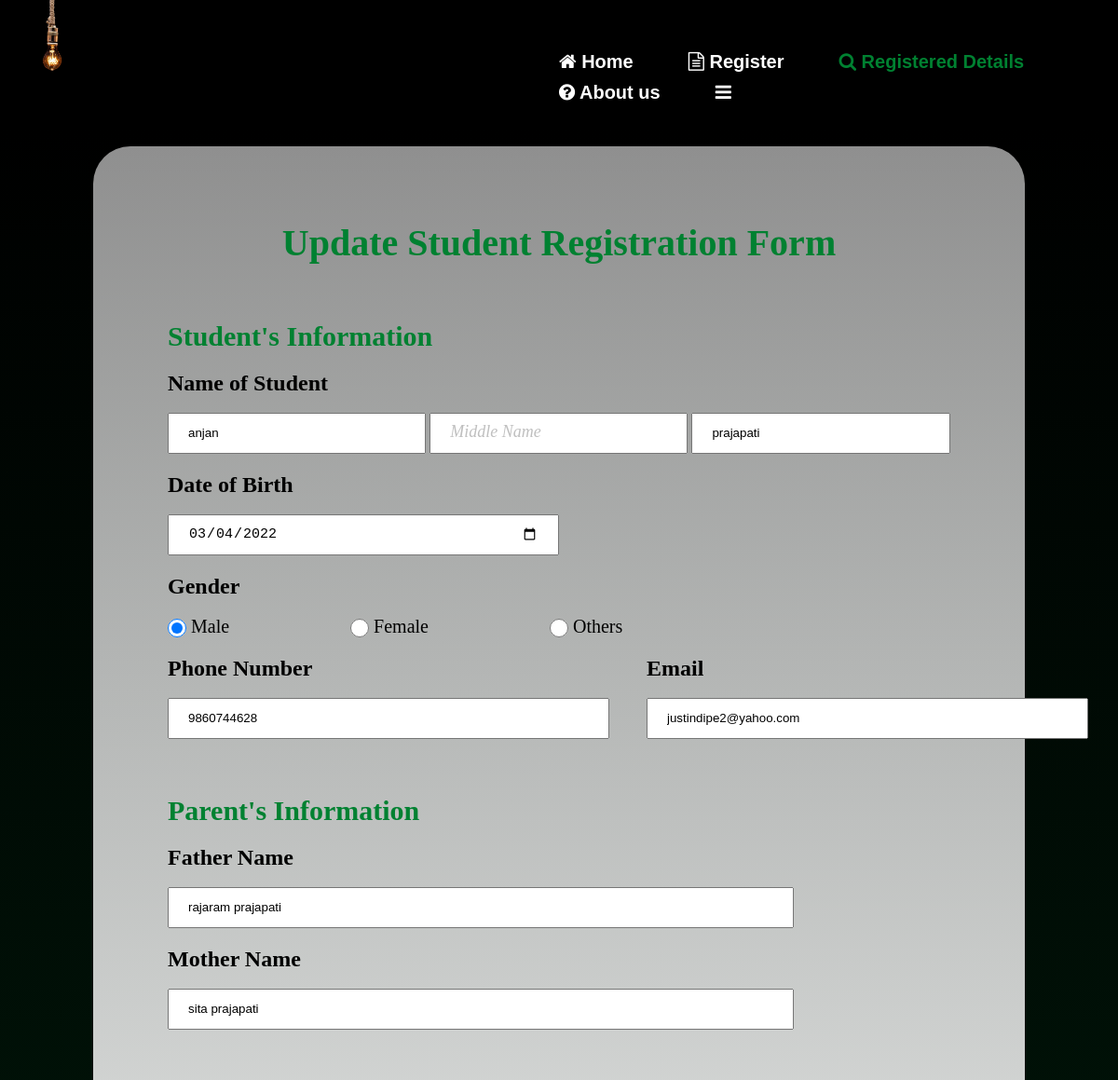
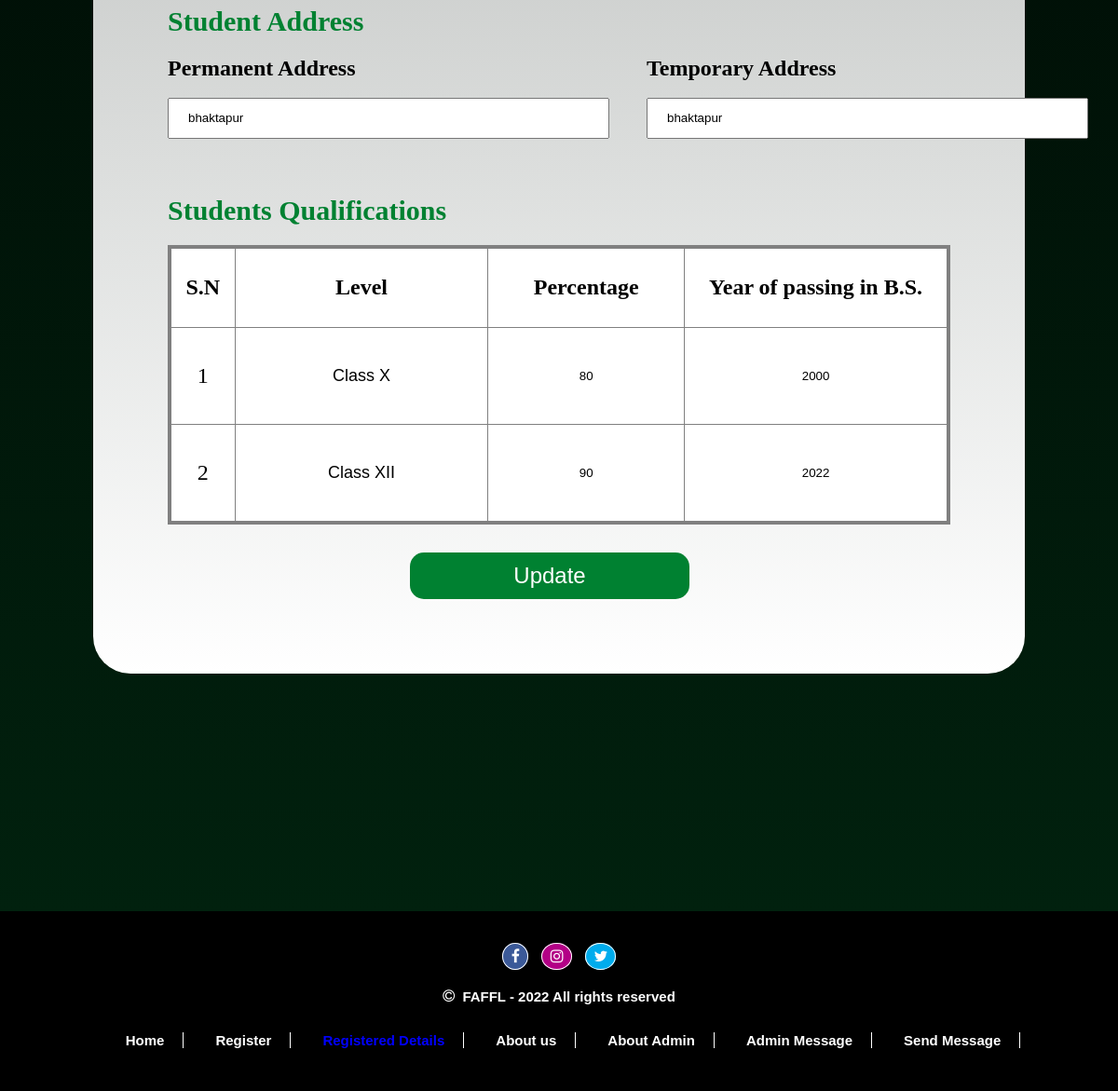
Screenshot of /studentRegistrationSystem/edit.php?id=2 with the database file from the repository (2 pictures, top to bottom).
### tables this page shows
CREATE TABLE `student` (
  `StudentID` int(11) NOT NULL,
  `FirstName` varchar(15) NOT NULL,
  `MiddleName` varchar(15) DEFAULT NULL,
  `LastName` varchar(15) NOT NULL,
  `DateOfBirth` date NOT NULL,
  `Gender` varchar(10) NOT NULL,
  `PhoneNumber` varchar(15) NOT NULL,
  `Email` varchar(255) NOT NULL,
  `PermanentAddress` varchar(40) NOT NULL,
  `TemporaryAddress` varchar(40) NOT NULL,
  `FatherName` varchar(70) NOT NULL,
  `MotherName` varchar(70) NOT NULL
);

CREATE TABLE `qualification` (
  `StudentID` int(11) NOT NULL,
  `Email` varchar(255) NOT NULL,
  `Class-X percentage/grade` varchar(5) NOT NULL,
  `Class-X passing year` varchar(10) NOT NULL,
  `Class-Xii percentage/grade` varchar(5) NOT NULL,
  `Class-Xii passing year` varchar(10) NOT NULL
);

### studentRegistrationSystem/edit.php (the view, shortened to what this page needs)
<!DOCTYPE html>
<html lang="en">
<head>
    <link rel="stylesheet" href="styles.css">
    <link rel="stylesheet" type="text/css" href="font-awesome/css/font-awesome.min.css">
</head>
<body>
    <div id="container">
        <div id="headContainer">
            <div id="bulb">
                <img src="images/bulb.png" width="150px">
            </div>
            <nav>
                <ul>
                    <li><a href="index.php"><i class="fa fa-home"></i> Home</a></li>
                    <li><a href="registrationForm.php"><i class="fa fa-file-text-o"></i> Register</a></li>
                    <li class="active"><a href="details.php"><i class="fa fa-search"></i> Registered Details</a></li>
                    <li><a href="aboutUs.php"><i class="fa fa-question-circle"></i> About us</a></li>
			        <li class="drop-menu"><a href="#"><i class="fa fa-bars"></i></a>
			        </li>
                </ul>
            </nav>
        </div>
        <div id="registration-container-outer">
            <div id="registration-container-inner">
                <?php
                    $servername = 'sql200.infinityfree.com';
                    $username ='if0_38160293';
                    $password ='L0GmvkSsfG1p';
                    $database ='if0_38160293_studentregistrationsystem';
                    $con = mysqli_connect($servername,$username,$password,$database);
                    $id = $_GET['id'];
                    $sql = "SELECT * FROM student,qualification where student.StudentID=$id AND qualification.StudentID=$id";
                    $result = mysqli_query($con,$sql);
                    if($result){
                        $row = mysqli_fetch_assoc($result);
                        $f_name = $row['FirstName'];
                        $m_name = $row['MiddleName'];
                        $l_name = $row['LastName'];
                        $dob = $row['DateOfBirth'];
                        $gender = $row['Gender'];
                        $p_num = $row['PhoneNumber'];
                        $email = $row['Email'];
                        $father_name = $row['FatherName'];
                        $mother_name = $row['MotherName'];
                        $p_address = $row['PermanentAddress'];
                        $t_address = $row['TemporaryAddress'];
                        $x_percentage = $row['Class-X percentage/grade'];
                        $x_year = $row['Class-X passing year'];
                        $xii_percentage = $row['Class-Xii percentage/grade'];
                        $xii_year = $row['Class-Xii passing year'];
                    }
                ?>
                <form action="editaction.php" method="POST">
                    <div id="registration-textfirst">
                        <h1>Update Student Registration Form</h1>
                    </div>
                    <div id="registration-textsecond">
                        <h2 style="margin-top: -50px;">Student's Information</h2>
                    </div>
                    <div id="registration-n-student-outer">
                        <h2>Name of Student</h2><br>
                        <input type="text" placeholder="First Name" name="f_name" id="registration-n-student-inner" class="ns1" value="<?php global $f_name; echo $f_name;?>" max=30 required>
                        <input type="text" placeholder="Middle Name" name="m_name" id="registration-n-student-inner" class="ns2" value="<?php global $m_name; echo $m_name;?>" max=30>
                        <input type="text" placeholder="Last Name" name="l_name" id="registration-n-student-inner" class="ns3" value="<?php global $l_name; echo $l_name;?>" max=30 required>
                    </div>
                    <div id="registration-dob-outer">
                        <h2>Date of Birth</h2><br>
                        <input type="date" placeholder="MM/DD/YYYY" name="dob" id="registration-dob-inner" class="dob1" value="<?php global $dob; echo $dob;?>" min="1979-01-01" max="2022-03-06" required>
                    </div>
                    <div id="registration-gender-outer">
                        <h2>Gender</h2><br>
                        <div id="gender">
                            <div id="male">
                                <p><input type="radio" name="gender" value="male" <?php global $gender; if($gender=="male"){echo 'checked';} ?> required> Male</p>
                            </div>
                            <div id="female">
                                <p><input type="radio" name="gender" value="female" <?php global $gender; if($gender=="female"){echo 'checked';} ?> required>  Female</p>
                            </div>
                            <div id="others">
                                <p><input type="radio" name="gender" value="other" <?php global $gender; if($gender=="other"){echo 'checked';} ?> required>  Others</p>
                            </div>
                        </div>
                    </div>
                    <div id="registration-pnum-and-email-outer">
                        <div id="registration-pnum-outer">
                            <h2>Phone Number</h2><br>
                            <input type="number" placeholder="e.g. 9810202020" name="p_num" size=10 max="9999999999" min="9000000000" id="registration-pnum-and-email-inner" class="registration-pnum-inner" value="<?php global $p_num; echo $p_num;?>" required>
                        </div>
                        <div id="registration-email-outer">
                            <h2>Email</h2><br>
                            <input type="email" placeholder="Enter Email id" name="email" id="registration-pnum-and-email-inner" value="<?php global $email; echo $email;?>" required class="registration-email-inner">
                        </div>
                    </div>
                    <div id="registration-textsecond">
                        <h2>Parent's Information</h2>
                    </div>
                    <div id="registration-n-father-outer">
                        <h2>Father Name</h2><br>
                        <input type="text" placeholder="Father Name" name="father_name" id="registration-parent-inner" class="ns1" max=70 value="<?php global $father_name; echo $father_name;?>" required>
                    </div>
                    <div id="registration-n-mother-outer">
                        <h2>Mother Name</h2><br>
                        <input type="text" placeholder="First Name" name="mother_name" id="registration-parent-inner" class="ns1" max=70 value="<?php global $mother_name; echo $mother_name;?>" required>
                    </div>
                    <div id="registration-textsecond">
                        <h2>Student Address</h2>
                    </div>
                    <div id="registration-address-outer">
                        <div id="permanent_address">
                            <h2>Permanent Address</h2><br>
                            <input type="text" placeholder="Permanent Address" name="p_address" id="registration-address-inner"   value="<?php global $p_address; echo $p_address;?>" required>
                        </div>
                        <div id="temporary_address">
                            <h2>Temporary Address</h2><br>
                            <input type="text" placeholder="Temporary Address" name="t_address" id="registration-address-inner" value="<?php global $t_address; echo $t_address;?>" required>
                        </div>
                    </div>
                    <div id="registration-textsecond">
                        <h2>Students Qualifications</h2>
                    </div>
                    <div id="qualification">
                        <table border="1px">
                            <tr>
                                <th id="table-title">S.N</th>
                                <th id="table-title">Level</th>
                                <th id="table-title">Percentage</th>
                                <th id="table-title">Year of passing in B.S.</th>
                            </tr>
                            <tr>
                                <td>1</td>
                                <td><input type="text" name="x_class" id="x" value="Class X" readonly style="font-size:large; padding: 20px 5px 20px 5px; border: 1px solid white; text-align: center;"></td>
                                <td><input type="text" name="x_percentage" id="percentage" value="<?php global $x_percentage; echo $x_percentage;?>" required></td>
                                <td><input type="text" name="x_year" id="yearr" value="<?php global $x_year; echo $x_year;?>" required></td>
                            </tr>
                            <tr>
                                <td>2</td>
                                <td><input type="text" name="xii_class" id="xii" value="Class XII" readonly style="font-size:large; padding: 20px 5px 20px 5px; border: 1px solid white; text-align: center;"></td>
                                <td><input type="text" name="xii_percentage" id="percentage" value="<?php global $xii_percentage; echo $xii_percentage;?>" required></td>
                                <td><input type="text" name="xii_year" id="yearr" value="<?php global $xii_year; echo $xii_year;?>" required></td>
                            </tr>
                        </table>
                    </div>
                    <div id="buttons">
                        <br>
                        <div id="button1">
                            <button type="submit" value="submit" id="form-buttons" class="form-b" name="sub1">Update</button>
                        </div>
                    </div>
                </form>
            </div>
        </div>
        <div id="footerr">
            <footer>
                    <div class="iconn">
                        <ul class="icon">
                            <li><a href="https:\\www.facebook.com" title="facebook"   style="background-color:#3b5998">
                            <i class="fa fa-facebook"></i></a></li>
                            <li><a href="https:\\www.instagram.com" title="instagram"   style="background-color:#b30086">
                            <i class="fa fa-instagram "></i></a></li>
                            <li><a href="https:\\www.twitter.com" title="twitter"   style="background-color:#00aced">
                            <i class="fa fa-twitter"></i></a></li>
                        </ul>
                    </div>
                    <div id="copyf1">
                        <i class="fa fa-copyright"></i> &nbsp; FAFFL - 2022 All rights reserved
                    </div>
                    <div class="quicknav">
                        <ul id="quicknavi">
                            <li><a href="index.php"> Home</a></li>
                            <li><a href="registrationForm.php"> Register</a></li>
                            <li class="active"><a href="details.php"> Registered Details</a></li>
                            <li><a href="aboutUs.php"> About us</a></li>
                            <li><a href="aboutAdmin.php"> About Admin</a></li>
                            <li><a href="adminMessage.php">  Admin Message</a></li>
                            <li><a href="sendMessage.php">  Send Message</a></li>
                        </ul>
                    </div>
            </footer>
        </div>
    </div>
</body>
</html>

### studentRegistrationSystem/styles.css (style rules this page uses)
* { margin: 0; padding: 0; box-sizing: border-box; }
body { height: 100%; width: 100%; background-color: white; overflow-x: hidden; overflow-y: auto; }
#container { height: 100%; width: 100%; }
#headContainer { display: flex; flex-direction: row; background-color: black; padding-bottom: 20px; }
#bulb { position: relative; z-index: 1; }
nav { margin-top: 20px; z-index: 1; padding-left: 35%; padding-top: 25px; }
nav li { margin-top: 10px; }
nav ul li { list-style: none; display: inline-block; }
nav ul li.active a, nav ul li a:hover, nav ul li a:focus { color:#008131; }
nav ul li a { text-decoration: none; padding: 0 25px 0px 30px; color: white; font-size: 20px; font-family: Arial, Helvetica, sans-serif; font-weight: bold; }
nav ul li.drop-menu { position: relative; }
footer { display: flex; flex-direction: column; justify-content: center; padding: 15px; color: white; background-color :black; }
#copyf1 { display: flex; flex-direction: row; justify-content: center; font-size: 15px; font-family: Arial, Helvetica, sans-serif; font-weight: bold; margin-bottom: 10px; }
.quicknav { text-align: center; }
.quicknav ul li a { text-decoration: none; padding: 0 20px 0px 30px; color: white; font-size: 15px; font-family: Arial, Helvetica, sans-serif; font-weight: bold; border-right:1px white solid; }
.quicknav ul li { list-style: none; display: inline-block; padding-top: 20px; padding-bottom: 30px; }
.quicknav ul li.active a, .quicknav ul li a:hover, .quicknav ul li a:focus { color: blue; }
.iconn { text-align: center; padding-bottom: 20px; padding-top: 20px; }
ul.icon li { list-style: none; display: inline-block; border-right:none; padding:5px; }
ul.icon li a { border:1px solid white; border-radius:100%; padding:5px 8px 5px 9px; }
.fa-facebook { color:white; }
.fa-instagram { color:white; }
.fa-twitter { color:white; }
::placeholder { color: gray; font-size: 18px; font-style: italic; font-family: 'Times New Roman', Times, serif; opacity: 50%; }
#registration-container-outer { min-height: 2000px; min-width: none; padding: 20px 100px 50px 100px; background-image: linear-gradient(black, #01210e); }
#registration-container-inner { background-image: linear-gradient(#d3d3d3ad, white); padding: 80px; border-radius: 40px; }
#registration-textfirst { display: flex; justify-content: center; font-size: 40px; }
#registration-textfirst h1 { font-size: 40px; color:#008131; padding-bottom: 50px; }
#registration-n-student-inner { height: 40px; width: 33% }
.ns1, .ns2, .ns3 { padding: 20px; }
#registration-dob-outer { padding-top: 20px ; }
#registration-dob-inner { height: 40px; width: 50% }
.dob1 { padding: 20px; font-size: 15px; }
#registration-gender-outer { padding-top: 20px ; }
#gender { display: flex; flex-direction: row; }
#gender p { font-size: 20px; }
#gender div:nth-child(2) { padding-left: 130px; }
#gender div:nth-child(3) { padding-left: 130px; }
input[type=radio] { width: 20px; height: 20px; vertical-align: middle; }
#registration-pnum-and-email-outer { display: flex; flex-direction: row; padding-top: 20px; }
#registration-pnum-and-email-outer div:nth-child(2) { padding-left: 40px; }
#registration-pnum-and-email-inner { height: 40px; width: 474px; }
.registration-pnum-inner { padding: 20px; }
.registration-email-inner { padding: 20px; }
#registration-textsecond h2 { font-size: 40px; color:#008131; padding-top: 60px; padding-bottom: 20px; font-size: 30px; }
#registration-n-mother-outer { padding-top: 20px; }
#registration-parent-inner { height: 40px; width: 80% }
#registration-address-outer { display: flex; flex-direction: row; }
#registration-address-inner { padding: 20px; height: 40px; width: 474px; }
#registration-address-outer div:nth-child(2) { padding-left: 40px; }
#qualification table { width: 100%; height: 300px; text-align: center; border: 4px solid gray; font-size: x-large; border-collapse: collapse; background-color: white; }
#percentage { padding: 20px 5px 20px 5px; border: 1px solid white; text-align: center; }
#yearr { padding: 20px 5px 20px 5px; border: 1px solid white; text-align: center; }
#table-title { padding: 12px; }
#buttons { padding-top: 30px; display: flex; justify-content: center; align-items: center; }
#form-buttons { background-color: #008131; color: white; width: 300px; height: 50px; border-radius: 15px; border: #008131; font-size: x-large; }
#button1 { margin-right: 20px; }

### rows the page displays
student: f_name "anjan", l_name "prajapati", dob "03/04/2022", Gender "☑", p_num "9860744628", email "justindipe2@yahoo.com", father_name "rajaram prajapati", mother_name "sita prajapati", p_address "bhaktapur", t_address "bhaktapur", x_percentage "80", x_year "2000", xii_percentage "90", xii_year "2022"
